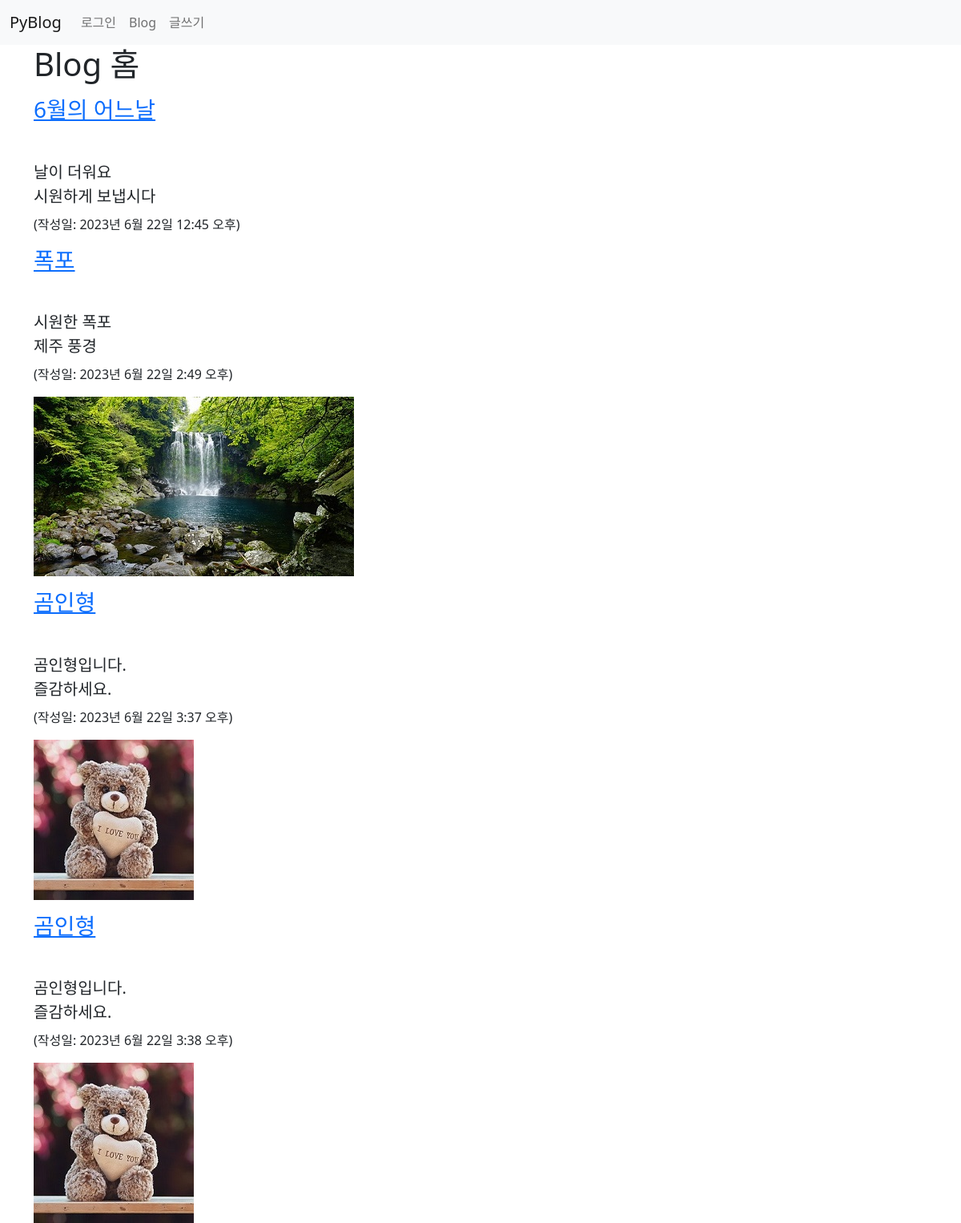
Screenshot of /blog/ with the database file from the repository.
### blog/models.py (models this page shows, shortened)
class Post(models.Model):
    title = models.CharField(max_length=100)    # 제목
    content = models.TextField()                # 내용
    pub_date = models.DateTimeField()           # 발행일
    modify_date = models.DateTimeField(null=True, blank=True) # 입력 폼이 버어도 됨
    photo = models.ImageField(upload_to='blog/images/%Y/%m/%d/',
                    null=True, blank=True)    # null 허용, 파일을 첨부하지 않을수 있음

### blog/views.py (the view)
# urls.py: path('', views.post_list, name='post_list'),
def post_list(request):
    post_list = Post.objects.all()
    context = {'post_list': post_list}
    return render(request, 'blog/post_list.html', context)

### templates/blog/post_list.html
{% extends 'base.html' %}
{% block content %}
<div class="container">
    <h1>Blog 홈</h1>
    {% if post_list %}
        {% for post in post_list %}
            <h3 class="my-3">
                <a href="{% url 'blog:detail' post.id %}">{{ post.title }}</a>
            </h3>
            <h5 style="white-space: pre-line; line-height: 1.5;">
                {{ post.content }}
            </h5>
            <p>(작성일: {{ post.pub_date }})</p>
            {% if post.photo %}
                <img src="{{ post.photo.url }}">
            {% endif %}
        {% endfor%}
    {% else %}
        <p>포스트가 없습니다.</p>
    {% endif %}
</div>
{% endblock %}

### templates/base.html (shortened to what this page needs)
<!DOCTYPE html>
<html lang="en">
{% load static %}
<head>
    <link rel="stylesheet" href="{% static 'blog/css/bootstrap.css' %}">
</head>
<body>
{% include 'navbar.html' %}
{% block content %}
{% endblock %}
</body>
</html>

### templates/navbar.html (shortened to what this page needs)
<nav class="navbar navbar-expand-lg navbar-light bg-light">
  <div class="container-fluid">
    <a class="navbar-brand" href="#">PyBlog</a>
    <div class="collapse navbar-collapse" id="navbarSupportedContent">
      <ul class="navbar-nav me-auto mb-2 mb-lg-0">
        <li class="nav-item">
          <a class="nav-link" href="#">로그인</a>
        </li>
        <li class="nav-item">
          <a class="nav-link" href="{% url 'blog:post_list' %}">Blog</a>
        </li>
        <li class="nav-item">
          <a class="nav-link" href="{% url 'blog:post_create' %}">글쓰기</a>
        </li>
      </ul>
    </div>
  </div>
</nav>

### rows the page displays
Post: title "6월의 어느날", content "날이 더워요 시원하게 보냅시다", pub_date "2023년 6월 22일 12:45 오후"
Post: title "폭포", content "시원한 폭포 제주 풍경", pub_date "2023년 6월 22일 2:49 오후", photo (picture)
Post: title "곰인형", content "곰인형입니다. 즐감하세요.", pub_date "2023년 6월 22일 3:37 오후", photo (picture)
Post: title "곰인형", content "곰인형입니다. 즐감하세요.", pub_date "2023년 6월 22일 3:38 오후", photo (picture)
